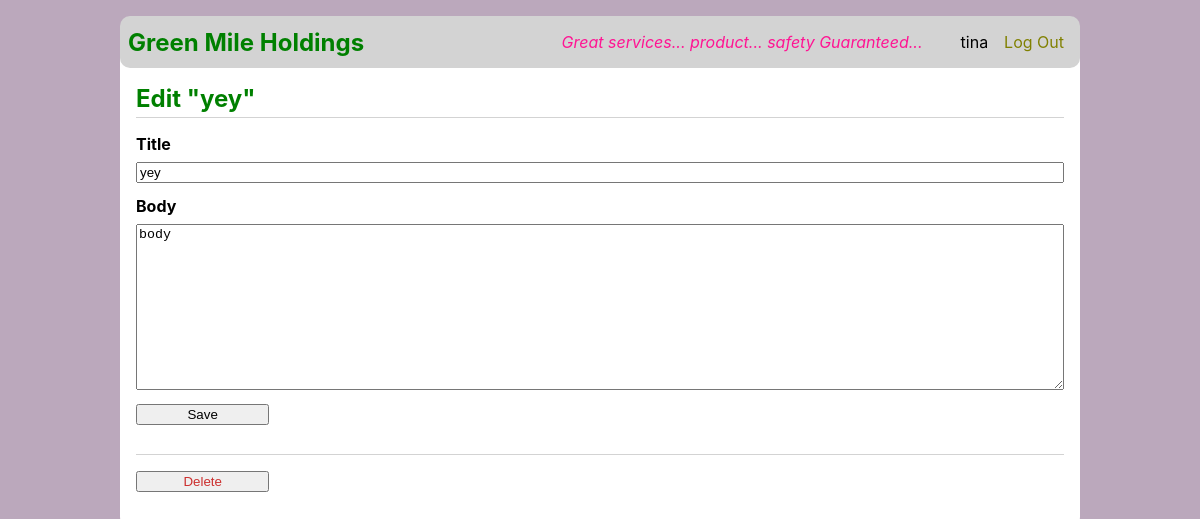
The page /12/update (signed in) on the database its author committed.
### tables this page shows
CREATE TABLE user (
    id INTEGER PRIMARY KEY AUTOINCREMENT,
    username TEXT UNIQUE NOT NULL,
    password TEXT NOT NULL
);

CREATE TABLE post (
    id INTEGER PRIMARY KEY AUTOINCREMENT,
    author_id INTEGER NOT NULL,
    created TIMESTAMP NOT NULL DEFAULT CURRENT_TIMESTAMP,
    title TEXT NOT NULL,
    body TEXT NOT NULL,
    FOREIGN KEY (author_id) REFERENCES user (id)
);

### project1/blog.py (the view, shortened to what this page needs)
@bp.route('/<int:id>/update', methods=('GET', 'POST'))
@login_required
def update(id):
    post = get_post(id)
    return render_template('blog/update.html', post=post)

### project1/auth.py (called while the page is built)
@bp.before_app_request
def load_logged_in_user():
    user_id = session.get('user_id')
    if user_id is None:
        g.user = None
    else:
        g.user = get_db().execute(
            'SELECT * FROM user WHERE id = ?', (user_id,)
        ).fetchone()

def login_required(view):
    @functools.wraps(view)
    def wrapped_view(**kwargs):
        if g.user is None:
            return redirect(url_for('auth.login'))
        return view(**kwargs)
    return wrapped_view

### project1/blog.py (called while the page is built)
def get_post(id, check_author=True):
    post = get_db().execute(
        'SELECT p.id, title, body, created, author_id, username'
        ' FROM post p JOIN user u ON p.author_id = u.id'
        ' WHERE p.id = ?',
        (id,)
    ).fetchone()
    if post is None:
        abort(404, "Post id {0} doesn't exist.".format(id))
    if check_author and post['author_id'] != g.user['id']:
        abort(403)
    return post

### project1/db.py (called while the page is built)
def get_db():
    if 'db' not in g:
        g.db = sqlite3.connect(
            current_app.config['DATABASE'],
            detect_types=sqlite3.PARSE_DECLTYPES
        )
        g.db.row_factory = sqlite3.Row
    return g.db

### project1/templates/blog/update.html
{% extends 'base.html' %}
{% block header %}
  <h1>{% block title %}Edit "{{ post['title'] }}"{% endblock %}</h1>
{% endblock %}
{% block content %}
  <form method="post">
    <label for="title">Title</label>
    <input name="title" id="title"
      value="{{ request.form['title'] or post['title'] }}" required>
    <label for="body">Body</label>
    <textarea name="body" id="body">{{ request.form['body'] or post['body'] }}</textarea>
    <input type="submit" value="Save">
  </form>
  <hr>
  <form action="{{ url_for('blog.delete', id=post['id']) }}" method="post">
    <input class="danger" type="submit" value="Delete" onclick="return confirm('Are you sure?');">
  </form>
{% endblock %}

### project1/templates/base.html (shortened to what this page needs)
 <!doctype html>
<link rel="stylesheet" href="{{ url_for('static', filename='style.css') }}">
<nav>
  <h1>Green Mile Holdings</h1>
  <p>Great services... product... safety Guaranteed...  </p>
  <ul>
    {% if g.user %}
      <li><span>{{ g.user['username'] }}</span>
      <li><a href="{{ url_for('auth.logout') }}">Log Out</a>
    {% else %}
      <li><a href="{{ url_for('auth.register') }}">Register</a>
      <li><a href="{{ url_for('auth.login') }}">Log In</a>
    {% endif %}
  </ul>
</nav>
<section class="content">
  <header>
    {% block header %}{% endblock %}
  </header>
  {% block content %}{% endblock %}
</section>

### project1/static/style.css (style rules this page uses)
h1, h2, h3, h4, h5, h6 { font-family: -apple-system, BlinkMacSystemFont, 'Segoe UI', Roboto, Oxygen, Ubuntu, Cantarell, 'Open Sans', 'Helvetica Neue', sans-serif; color: green; margin: 1rem 0; }
p { color: deeppink; margin-right: 30px; font-style: italic }
a { text-decoration: none; color: olive; }
hr { border: none; border-top: 1px solid lightgray; }
nav { background: lightgray; display: flex; align-items: center; padding: 0 0.5rem; border-radius: 10px; }
nav h1 { flex: auto; margin: 0; }
nav ul { display: flex; list-style: none; margin: 0; padding: 0; }
nav ul li a, nav ul li span, header .action { display: block; padding: 0.5rem; }
.content { padding: 0 1rem 1rem; }
.content > header { border-bottom: 1px solid lightgray; display: flex; align-items: flex-end; }
.content > header h1 { flex: auto; margin: 1rem 0 0.25rem 0; }
.content:last-child { margin-bottom: 0; }
.content form { margin: 1em 0; display: flex; flex-direction: column; }
.content label { font-weight: bold; margin-bottom: 0.5em; }
.content input, .content textarea { margin-bottom: 1em; }
.content textarea { min-height: 12em; resize: vertical; }
input.danger { color: #cc2f2e; }
input[type=submit] { align-self: start; min-width: 10em; }

### rows shown on the page
user: user.username "tina"
post: title "yey", body "body"
